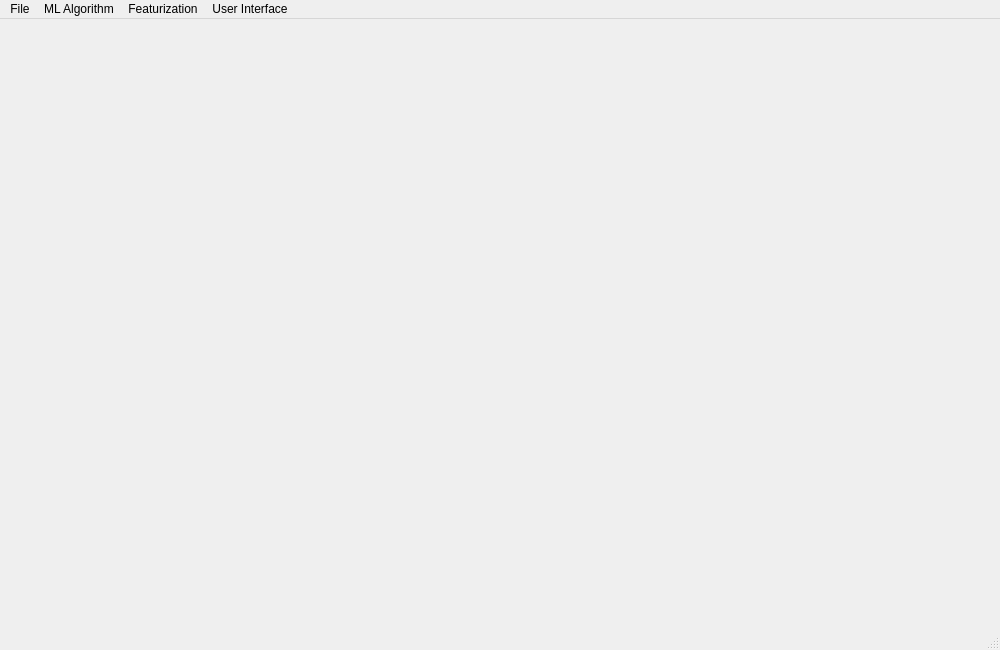
<?xml version="1.0" encoding="UTF-8"?>
<ui version="4.0">
 <class>T4Train</class>
 <widget class="QMainWindow" name="T4Train">
  <property name="geometry">
   <rect>
    <x>0</x>
    <y>0</y>
    <width>1000</width>
    <height>650</height>
   </rect>
  </property>
  <property name="minimumSize">
   <size>
    <width>600</width>
    <height>0</height>
   </size>
  </property>
  <property name="windowTitle">
   <string>MainWindow</string>
  </property>
  <widget class="QWidget" name="centralwidget">
   
   <layout class="QVBoxLayout" name="MainVL">
    <item>
     <widget class="QWidget" name="topwidget">
      <layout class="QGridLayout" name="TopGL">
       <property name="sizeConstraint">
        <enum>QLayout::SetDefaultConstraint</enum>
       </property>
      </layout>
     </widget>
    </item>
    <item>
     <layout class="QVBoxLayout" name="GraphL">
       <property name="sizeConstraint">
        <enum>QLayout::SetDefaultConstraint</enum>
       </property>
     </layout>
    </item>
    <item>
     <widget class="QWidget" name="footwidget">
      <layout class="QGridLayout" name="FootGL">
       <property name="sizeConstraint">
        <enum>QLayout::SetDefaultConstraint</enum>
       </property>
      </layout>
     </widget>
    </item>
   </layout>
  </widget>
  <widget class="QMenuBar" name="menubar">
   <property name="geometry">
    <rect>
     <x>0</x>
     <y>0</y>
     <width>1000</width>
     <height>22</height>
    </rect>
   </property>
   <widget class="QMenu" name="menuFile">
    <property name="title">
     <string>File</string>
    </property>
   </widget>
   <widget class="QMenu" name="menuAlgo">
    <property name="title">
     <string>ML Algorithm</string>
    </property>
   </widget>
   <widget class="QMenu" name="menuFeat">
    <property name="title">
     <string>Featurization</string>
    </property>
   <widget class="QMenu" name="menuUser">
    <property name="title">
     <string>User Interface</string>
    </property>
   </widget>
   </widget>
   <!-- <widget class="QMenu" name="menuData">
    <property name="title">
     <string>Data Handler</string>
    </property>
   </widget> -->
   <addaction name="menuFile"/>
   <addaction name="menuAlgo"/>
   <addaction name="menuFeat"/>
   <addaction name="menuUser"/>
   <!-- <addaction name="menuData"/> -->
  </widget>
  <widget class="QStatusBar" name="statusbar"/>
 </widget>
 <resources/>
 <connections/>
</ui>
